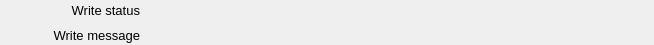
    <widget class="PyDMFrame" name="composite_11">
      <property name="geometry">
        <rect>
          <x>407</x>
          <y>393</y>
          <width>654</width>
          <height>45</height>
        </rect>
      </property>
      <widget class="QLabel" name="text_16">
        <property name="geometry">
          <rect>
            <x>0</x>
            <y>0</y>
            <width>140</width>
            <height>20</height>
          </rect>
        </property>
        <property name="text">
          <string>Write status</string>
        </property>
        <property name="font" stdset="0">
          <font>
            <pointsize>10</pointsize>
          </font>
        </property>
        <property name="brush" stdset="0">
          <brush brushstyle="SolidPattern">
            <color alpha="255">
              <red>0</red>
              <green>0</green>
              <blue>0</blue>
            </color>
          </brush>
        </property>
        <property name="toolTip">
          <string>text_16</string>
        </property>
        <property name="alignment">
          <set>Qt::AlignRight|Qt::AlignTrailing|Qt::AlignVCenter</set>
        </property>
        <property name="styleSheet">
          <string notr="true">QLabel#text_16 {
  color: rgb(0, 0, 0);
  }</string>
        </property>
      </widget>
      <widget class="PyDMLabel" name="text_update_15">
        <property name="geometry">
          <rect>
            <x>149</x>
            <y>0</y>
            <width>120</width>
            <height>20</height>
          </rect>
        </property>
        <property name="toolTip">
          <string>PV: ${prefix}WriteStatus</string>
        </property>
        <property name="channel" stdset="0">
          <string>ca://${prefix}WriteStatus</string>
        </property>
        <property name="displayFormat" stdset="0">
          <enum>PyDMLabel::String</enum>
        </property>
        <property name="font" stdset="0">
          <font>
            <pointsize>10</pointsize>
          </font>
        </property>
        <property name="alignment">
          <set>Qt::AlignLeading|Qt::AlignLeft|Qt::AlignVCenter</set>
        </property>
        <property name="textInteractionFlags">
          <set>Qt::TextSelectableByKeyboard|Qt::TextSelectableByMouse</set>
        </property>
        <property name="styleSheet">
          <string notr="true">PyDMLabel#text_update_15 {
  color: rgb(40, 147, 21);
  background-color: rgb(187, 187, 187);
  }</string>
        </property>
      </widget>
      <widget class="QLabel" name="text_17">
        <property name="geometry">
          <rect>
            <x>0</x>
            <y>25</y>
            <width>140</width>
            <height>20</height>
          </rect>
        </property>
        <property name="text">
          <string>Write message</string>
        </property>
        <property name="font" stdset="0">
          <font>
            <pointsize>10</pointsize>
          </font>
        </property>
        <property name="brush" stdset="0">
          <brush brushstyle="SolidPattern">
            <color alpha="255">
              <red>0</red>
              <green>0</green>
              <blue>0</blue>
            </color>
          </brush>
        </property>
        <property name="toolTip">
          <string>text_17</string>
        </property>
        <property name="alignment">
          <set>Qt::AlignRight|Qt::AlignTrailing|Qt::AlignVCenter</set>
        </property>
        <property name="styleSheet">
          <string notr="true">QLabel#text_17 {
  color: rgb(0, 0, 0);
  }</string>
        </property>
      </widget>
      <widget class="PyDMLabel" name="text_update_16">
        <property name="geometry">
          <rect>
            <x>149</x>
            <y>28</y>
            <width>505</width>
            <height>14</height>
          </rect>
        </property>
        <property name="toolTip">
          <string>PV: ${prefix}WriteMessage</string>
        </property>
        <property name="channel" stdset="0">
          <string>ca://${prefix}WriteMessage</string>
        </property>
        <property name="displayFormat" stdset="0">
          <enum>PyDMLabel::String</enum>
        </property>
        <property name="font" stdset="0">
          <font>
            <pointsize>8</pointsize>
          </font>
        </property>
        <property name="alignment">
          <set>Qt::AlignLeading|Qt::AlignLeft|Qt::AlignVCenter</set>
        </property>
        <property name="textInteractionFlags">
          <set>Qt::TextSelectableByKeyboard|Qt::TextSelectableByMouse</set>
        </property>
        <property name="styleSheet">
          <string notr="true">PyDMLabel#text_update_16 {
  color: rgb(253, 0, 0);
  background-color: rgb(218, 218, 218);
  }</string>
        </property>
      </widget>
    </widget>
